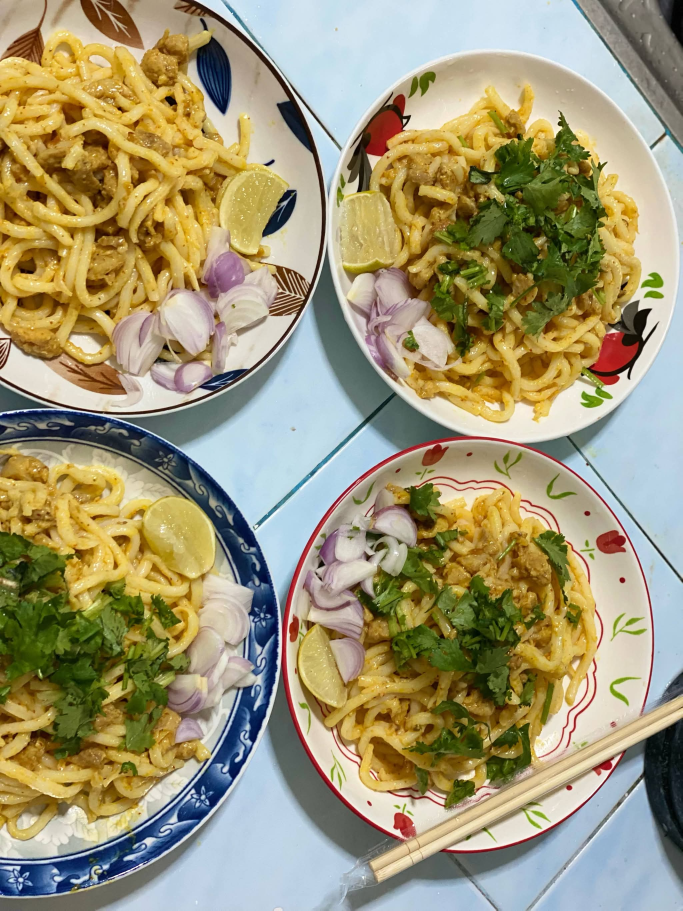
#> input picture images/NanGyeeTote/1d78111da31a877b8011bf284f99865f.jpeg, 2048 x 2731 px (shown at 1/3 size); its folder holds only this picture in this run
$ python preprocess.py
#> lines starting #> are read from the running program, lines starting #| are printed output that depends on the picture
import os
import cv2
import numpy as np
from PIL import Image, ImageEnhance, ImageFilter
from pathlib import Path
import json
from typing import List, Dict, Tuple, Optional
import logging
from datetime import datetime

# Set up logging
logging.basicConfig(level=logging.INFO, format='%(asctime)s - %(levelname)s - %(message)s')
logger = logging.getLogger(__name__)

class ImagePreprocessor:
    def __init__(self,
                 input_dir: str = "images/NanGyeeTote",
                 output_dir: str = "processed_images/NanGyeeTote",
                 target_size: Tuple[int, int] = (1024, 1024),  # Fixed high-resolution size
                 quality: int = 100,  # Maximum quality
                 interpolation_method: str = "lanczos"):  # Best interpolation
        """
        Initialize the image preprocessor

        Args:
            input_dir: Directory containing raw images
            output_dir: Directory to save processed images
            target_size: Fixed size for all images (width, height)
            quality: JPEG quality for saving (1-100)
            interpolation_method: Interpolation method for resizing
        """
        self.input_dir = Path(input_dir)
        self.output_dir = Path(output_dir)
        self.target_size = target_size
        self.quality = quality
        self.interpolation_method = interpolation_method

        # Create output directory
        self.output_dir.mkdir(parents=True, exist_ok=True)

        # Supported image formats
        self.supported_formats = {'.jpg', '.jpeg', '.png', '.bmp', '.tiff', '.tif'}

        # Statistics tracking
        self.stats = {
            'total_images': 0,
            'processed_images': 0,
            'failed_images': 0,
            'original_sizes': [],
            'final_sizes': [],
            'processing_errors': []
        }

        # No augmentation pipeline needed

    def _create_augmentation_pipeline(self):
        """Augmentation removed - keeping method for compatibility"""
        pass

    def load_image(self, image_path: Path) -> Optional[np.ndarray]:
        """Load image with error handling"""
        try:
            # Try PIL first for better format support
            pil_image = Image.open(image_path)
            # Convert to RGB if necessary
            if pil_image.mode != 'RGB':
                pil_image = pil_image.convert('RGB')
            return np.array(pil_image)
        except Exception as e:
            logger.error(f"Failed to load {image_path}: {e}")
            self.stats['processing_errors'].append({
                'file': str(image_path),
                'error': str(e)
            })
            return None

    def resize_image(self, image: np.ndarray) -> np.ndarray:
        """Resize image to fixed size with high quality and no blur"""
        h, w = image.shape[:2]
        target_w, target_h = self.target_size

        # Convert to PIL for better quality resizing
        pil_image = Image.fromarray(image)

        # Calculate aspect ratios
        img_ratio = w / h
        target_ratio = target_w / target_h

        if img_ratio > target_ratio:
            # Image is wider than target - crop width
            new_w = int(h * target_ratio)
            new_h = h
            left = (w - new_w) // 2
            top = 0
            right = left + new_w
            bottom = h
        else:
            # Image is taller than target - crop height
            new_w = w
            new_h = int(w / target_ratio)
            left = 0
            top = (h - new_h) // 2
            right = w
            bottom = top + new_h

        # Crop to maintain aspect ratio
        cropped = pil_image.crop((left, top, right, bottom))

        # Resize to target size using high-quality interpolation
        if self.interpolation_method == "lanczos":
            resized = cropped.resize(self.target_size, Image.Resampling.LANCZOS)
        elif self.interpolation_method == "bicubic":
            resized = cropped.resize(self.target_size, Image.Resampling.BICUBIC)
        else:
            resized = cropped.resize(self.target_size, Image.Resampling.LANCZOS)

        return np.array(resized)

    def enhance_image(self, image: np.ndarray) -> np.ndarray:
        """Apply high-quality image enhancements for sharp, clear images"""
        # Convert to PIL for enhancements
        pil_image = Image.fromarray(image)

        # Apply unsharp mask for better detail preservation
        pil_image = pil_image.filter(ImageFilter.UnsharpMask(radius=1.5, percent=75, threshold=2))

        # Enhance sharpness moderately
        enhancer = ImageEnhance.Sharpness(pil_image)
        pil_image = enhancer.enhance(1.15)

        # Enhance contrast slightly for better definition
        enhancer = ImageEnhance.Contrast(pil_image)
        pil_image = enhancer.enhance(1.08)

        # Enhance brightness slightly if needed
        enhancer = ImageEnhance.Brightness(pil_image)
        pil_image = enhancer.enhance(1.03)

        # Apply a second, very subtle unsharp mask for final sharpening
        pil_image = pil_image.filter(ImageFilter.UnsharpMask(radius=0.8, percent=30, threshold=3))

        return np.array(pil_image)

    def normalize_image(self, image: np.ndarray) -> np.ndarray:
        """Normalize image values to [0, 1] range"""
        return image.astype(np.float32) / 255.0

    def denormalize_image(self, image: np.ndarray) -> np.ndarray:
        """Convert normalized image back to uint8"""
        return (image * 255).astype(np.uint8)

    def apply_augmentation(self, image: np.ndarray) -> List[np.ndarray]:
        """Augmentation removed - return only original image"""
        return [image]  # Return only the original image

    def save_image(self, image: np.ndarray, output_path: Path, suffix: str = "") -> bool:
        """Save image with error handling"""
        try:
            # Ensure image is uint8
            if image.dtype != np.uint8:
                image = self.denormalize_image(image)

            # Convert to PIL for better saving
            pil_image = Image.fromarray(image)

            # Save with specified quality
            pil_image.save(output_path, 'JPEG', quality=self.quality, optimize=True)
            return True
        except Exception as e:
            logger.error(f"Failed to save {output_path}: {e}")
            return False

    def process_single_image(self, image_path: Path) -> bool:
        """Process a single image through the complete pipeline"""
        try:
            # Load image
            image = self.load_image(image_path)
            if image is None:
                self.stats['failed_images'] += 1
                return False

            # Store original size
            original_size = image.shape[:2]
            self.stats['original_sizes'].append(original_size)

            # Resize image intelligently
            resized = self.resize_image(image)

            # Store final size
            final_size = resized.shape[:2]
            self.stats['final_sizes'].append(final_size)

            # Enhance image
            enhanced = self.enhance_image(resized)

            # Create base filename
            base_name = image_path.stem

            # Save processed image
            output_path = self.output_dir / f"{base_name}_processed.jpg"
            if self.save_image(enhanced, output_path):
                self.stats['processed_images'] += 1
                logger.info(f"Saved: {output_path.name} ({final_size[1]}x{final_size[0]})")

            return True

        except Exception as e:
            logger.error(f"Failed to process {image_path}: {e}")
            self.stats['failed_images'] += 1
            self.stats['processing_errors'].append({
                'file': str(image_path),
                'error': str(e)
            })
            return False

    def get_image_files(self) -> List[Path]:
        """Get all supported image files from input directory"""
        image_files = []
        for file_path in self.input_dir.iterdir():
            if file_path.is_file() and file_path.suffix.lower() in self.supported_formats:
                image_files.append(file_path)
        return sorted(image_files)

    def process_all_images(self) -> Dict:
        """Process all images in the input directory"""
        logger.info(f"Starting image preprocessing...")
        logger.info(f"Input directory: {self.input_dir}")
        logger.info(f"Output directory: {self.output_dir}")
        logger.info(f"Target size: {self.target_size}")

        # Get all image files
        image_files = self.get_image_files()
        self.stats['total_images'] = len(image_files)

        logger.info(f"Found {len(image_files)} images to process")

        # Process each image
        for i, image_path in enumerate(image_files, 1):
            logger.info(f"Processing {i}/{len(image_files)}: {image_path.name}")
            self.process_single_image(image_path)

        # Generate and save statistics
        self._save_statistics()

        logger.info("Image preprocessing completed!")
        logger.info(f"Processed: {self.stats['processed_images']}")
        logger.info(f"Failed: {self.stats['failed_images']}")

        return self.stats

    def _save_statistics(self):
        """Save processing statistics to JSON file"""
        stats_file = self.output_dir / "processing_stats.json"

        # Calculate additional statistics
        if self.stats['original_sizes']:
            original_sizes = np.array(self.stats['original_sizes'])
            avg_orig_width = np.mean(original_sizes[:, 0])
            avg_orig_height = np.mean(original_sizes[:, 1])
            min_orig_width, max_orig_width = np.min(original_sizes[:, 0]), np.max(original_sizes[:, 0])
            min_orig_height, max_orig_height = np.min(original_sizes[:, 1]), np.max(original_sizes[:, 1])
        else:
            avg_orig_width = avg_orig_height = min_orig_width = max_orig_width = min_orig_height = max_orig_height = 0

        if self.stats['final_sizes']:
            final_sizes = np.array(self.stats['final_sizes'])
            avg_final_width = np.mean(final_sizes[:, 0])
            avg_final_height = np.mean(final_sizes[:, 1])
            min_final_width, max_final_width = np.min(final_sizes[:, 0]), np.max(final_sizes[:, 0])
            min_final_height, max_final_height = np.min(final_sizes[:, 1]), np.max(final_sizes[:, 1])
        else:
            avg_final_width = avg_final_height = min_final_width = max_final_width = min_final_height = max_final_height = 0

        stats_data = {
            'processing_date': datetime.now().isoformat(),
            'input_directory': str(self.input_dir),
            'output_directory': str(self.output_dir),
            'target_size': self.target_size,
            'interpolation_method': self.interpolation_method,
            'quality': self.quality,
            'statistics': {
                'total_images': self.stats['total_images'],
                'processed_images': self.stats['processed_images'],
                'failed_images': self.stats['failed_images'],
                'success_rate': (self.stats['processed_images'] / self.stats['total_images'] * 100) if self.stats['total_images'] > 0 else 0,
                'original_image_statistics': {
                    'average_width': float(avg_orig_width),
                    'average_height': float(avg_orig_height),
                    'min_width': int(min_orig_width),
                    'max_width': int(max_orig_width),
                    'min_height': int(min_orig_height),
                    'max_height': int(max_orig_height)
                },
                'final_image_statistics': {
                    'average_width': float(avg_final_width),
                    'average_height': float(avg_final_height),
                    'min_width': int(min_final_width),
                    'max_width': int(max_final_width),
                    'min_height': int(min_final_height),
                    'max_height': int(max_final_height)
                }
            },
            'errors': self.stats['processing_errors']
        }

        with open(stats_file, 'w', encoding='utf-8') as f:
            json.dump(stats_data, f, indent=2, ensure_ascii=False)

        logger.info(f"Statistics saved to {stats_file}")

def main():
    """Main function to run the image preprocessing"""
    # Initialize preprocessor with fixed high-resolution settings
    preprocessor = ImagePreprocessor(
        input_dir="../images/NanGyeeTote",
        output_dir="../processed_images/NanGyeeTote",
        target_size=(1024, 1024),  # Fixed high-resolution size
        quality=100,  # Maximum quality
        interpolation_method="lanczos"  # Best interpolation for quality
    )

    # Process all images
    stats = preprocessor.process_all_images()
#> in load_image, pil_image is the input picture: PIL image 2048x2731 RGB; mean R, G, B 160, 150.9, 116
#> in resize_image, `cropped = pil_image.crop((left, top, right, bottom))`:
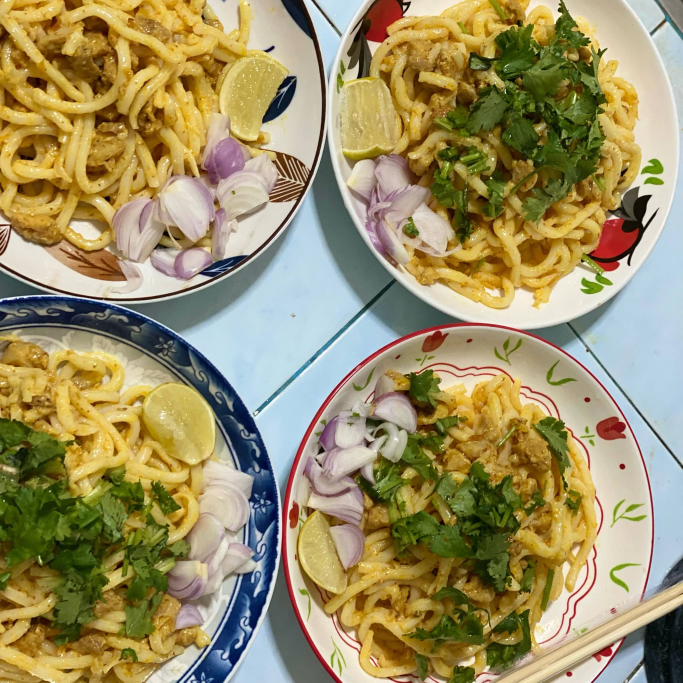
#> cropped: PIL image 2048x2048 RGB (shown at 1/3 size); mean R, G, B 157.4, 144.7, 101.1
#> in resize_image, `resized = cropped.resize(self.target_size, Image.Resampling.LANCZOS)`:
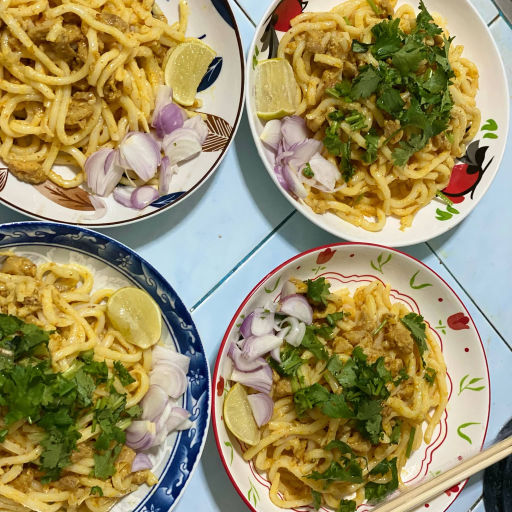
#> resized: PIL image 1024x1024 RGB (shown at 1/2 size); mean R, G, B 157.4, 144.7, 101.1
#> in enhance_image, `pil_image = pil_image.filter(ImageFilter.UnsharpMask(radius=0.8, perce..`:
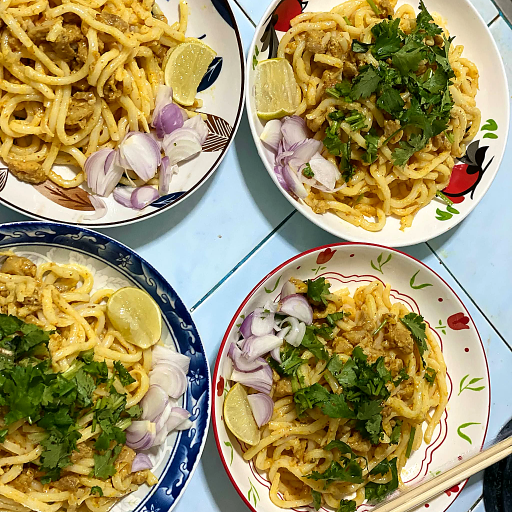
#> pil_image: PIL image 1024x1024 RGB (shown at 1/2 size); mean R, G, B 161.6, 147.9, 101.9

    # Print summary
    print("\n" + "="*50)
    print("FIXED-SIZE HIGH-RESOLUTION IMAGE PREPROCESSING")
    print("="*50)
    print(f"Total images found: {stats['total_images']}")
    print(f"Successfully processed: {stats['processed_images']}")
    print(f"Failed to process: {stats['failed_images']}")
    print(f"Success rate: {stats['processed_images']/stats['total_images']*100:.1f}%" if stats['total_images'] > 0 else "No images found")
    print(f"Output directory: {preprocessor.output_dir}")
    print(f"Fixed size: {preprocessor.target_size[0]}x{preprocessor.target_size[1]} pixels")
    print(f"Quality setting: {preprocessor.quality}")
    print(f"Interpolation: {preprocessor.interpolation_method}")
    print("="*50)

if __name__ == "__main__":
    main()

$ run again, on images/NanGyeeTote/Copy of IMG_20250619_113340.jpg
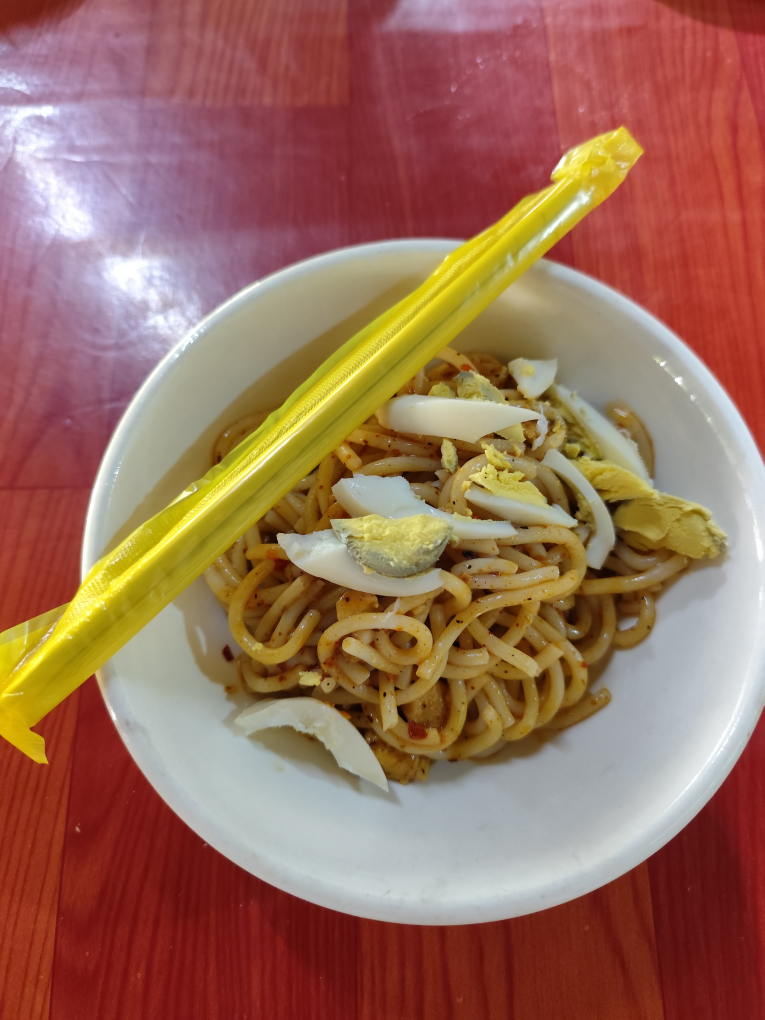
#> input picture images/NanGyeeTote/Copy of IMG_20250619_113340.jpg, 3060 x 4080 px (shown at 1/4 size)
#> in load_image, pil_image is the input picture: PIL image 3060x4080 RGB; mean R, G, B 154.9, 110.2, 90.3
#> in resize_image, `cropped = pil_image.crop((left, top, right, bottom))`:
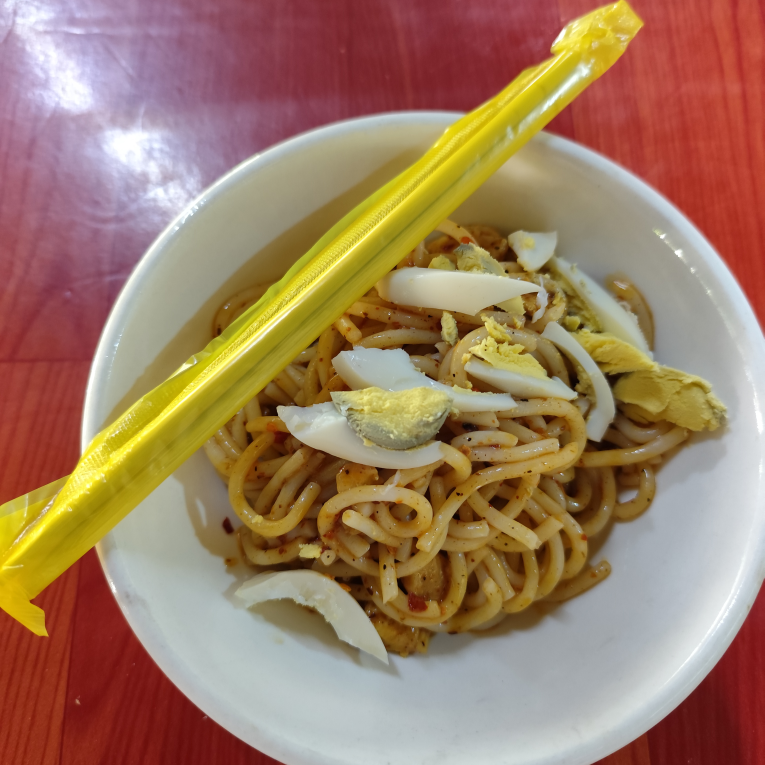
#> cropped: PIL image 3060x3060 RGB (shown at 1/4 size); mean R, G, B 159.1, 126.2, 99.4

$ run again, on images/NanGyeeTote/Copy of IMG_20250619_113344(1).jpg
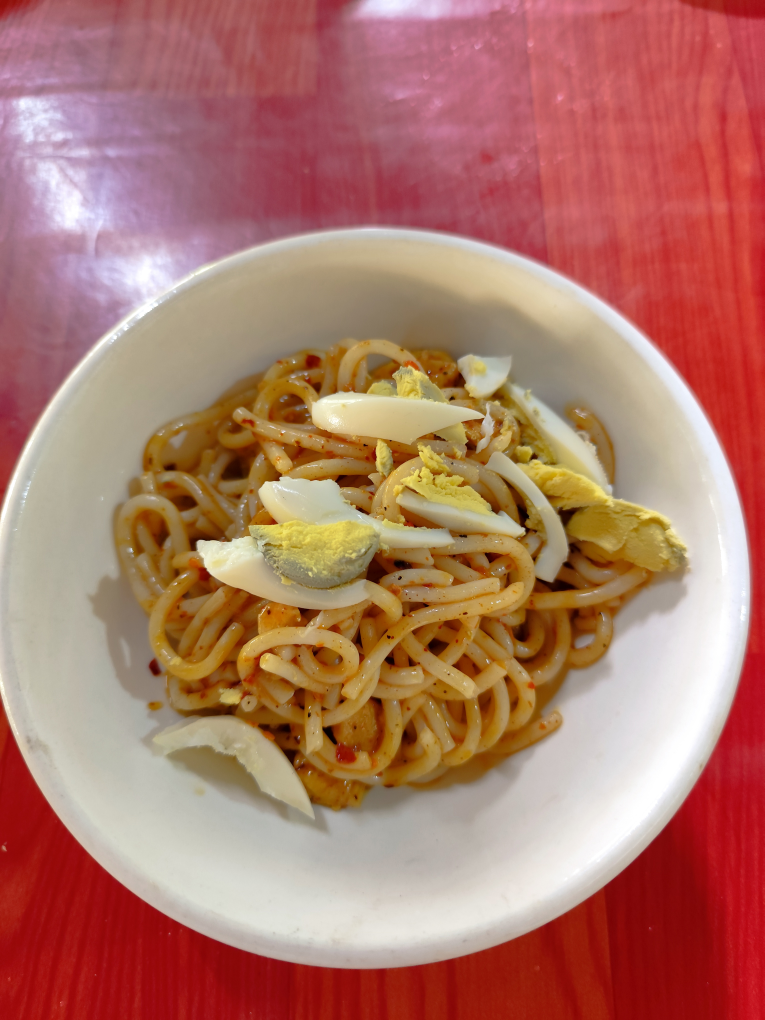
#> input picture images/NanGyeeTote/Copy of IMG_20250619_113344(1).jpg, 3060 x 4080 px (shown at 1/4 size)
#> in load_image, pil_image is the input picture: PIL image 3060x4080 RGB; mean R, G, B 175.5, 119.6, 104.7
#> in resize_image, `cropped = pil_image.crop((left, top, right, bottom))`:
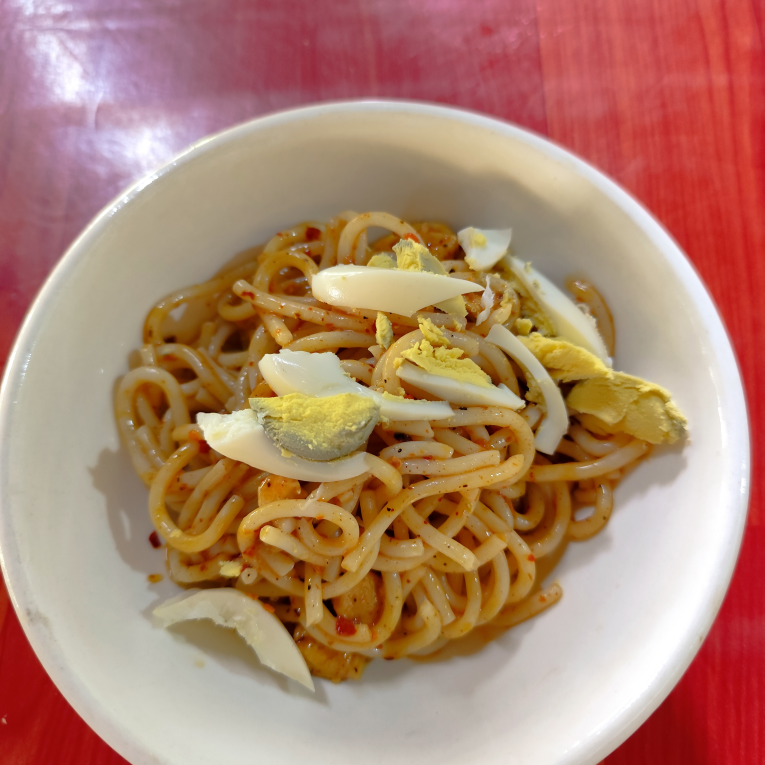
#> cropped: PIL image 3060x3060 RGB (shown at 1/4 size); mean R, G, B 176.2, 132.8, 111.4
